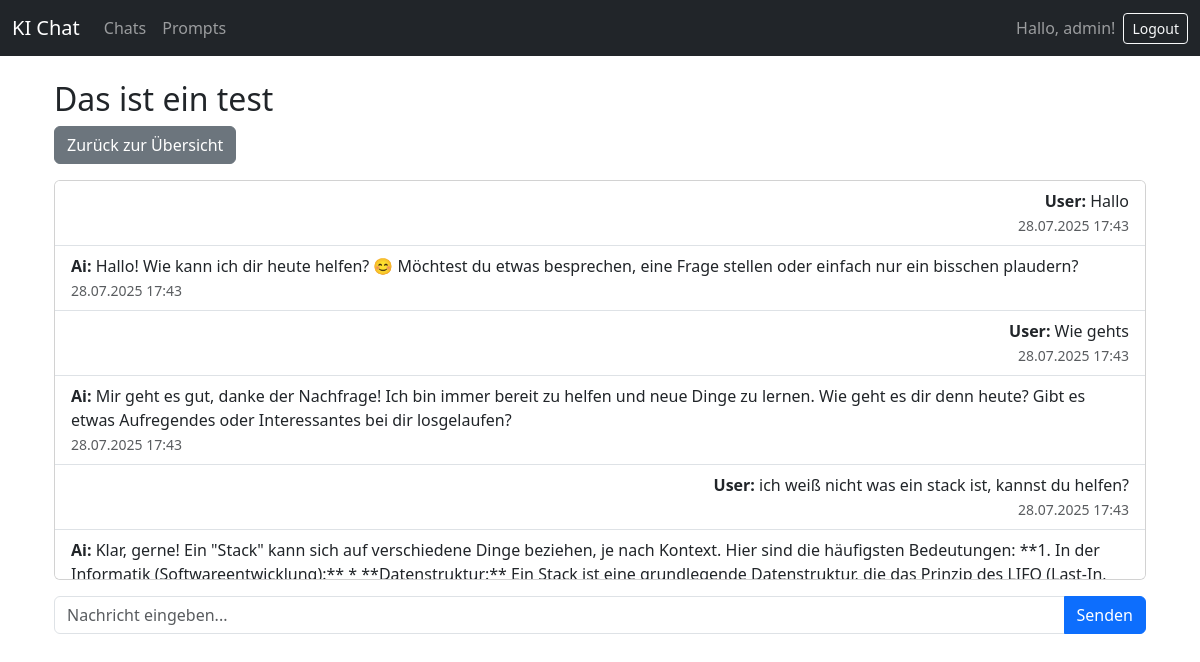
Page /chats/3/ (signed in) on the committed database.
### DjangoProject/models.py (models this page shows, shortened)
class Chat(models.Model):
    user = models.ForeignKey(User, on_delete=models.CASCADE, related_name='chats')
    title = models.CharField(max_length=200)
    created_at = models.DateTimeField(auto_now_add=True)

class Message(models.Model):
    chat = models.ForeignKey(Chat, on_delete=models.CASCADE, related_name='messages')
    sender = models.CharField(max_length=10, choices=[('user', 'User'), ('ai', 'AI')])
    text = models.TextField()
    timestamp = models.DateTimeField(auto_now_add=True)

### DjangoProject/views.py (the view, shortened to what this page needs)
# urls.py: path('chats/<int:chat_id>/', views.chat_detail, name='chat_detail'),
@login_required
def chat_detail(request, chat_id):
    chat = Chat.objects.get(id=chat_id, user=request.user)
    messages = chat.messages.order_by('timestamp')
    return render(request, 'chat_detail.html', {'chat': chat, 'messages': messages})

### templates/chat_detail.html (shortened to what this page needs)
{% extends 'index.html' %}
{% block content %}
<div class="container mt-4">
    <h2>{{ chat.title }}</h2>
    <div class="mb-3">
        <a href="{% url 'chat_list' %}" class="btn btn-secondary">Zurück zur Übersicht</a>
    </div>
    <div class="card mb-3" style="max-height: 400px; overflow-y: auto;">
        <ul class="list-group list-group-flush">
            {% for message in messages %}
            <li class="list-group-item {% if message.sender == 'user' %}text-end{% endif %}">
                <strong>{{ message.sender|title }}:</strong> {{ message.text }}
                <br><small class="text-muted">{{ message.timestamp|date:"d.m.Y H:i" }}</small>
            </li>
            {% endfor %}
        </ul>
    </div>
    <form method="post">
        <div class="input-group">
            <input type="text" name="text" class="form-control" placeholder="Nachricht eingeben..." required>
            <button class="btn btn-primary" type="submit">Senden</button>
        </div>
    </form>
</div>
{% endblock %}

### templates/index.html (shortened to what this page needs)
<!DOCTYPE html>
<html lang="de">
<head>
    <link href="https://cdn.jsdelivr.net/npm/bootstrap@5.3.0/dist/css/bootstrap.min.css" rel="stylesheet">
</head>
<body>
<nav class="navbar navbar-expand-lg navbar-dark bg-dark mb-4">
    <div class="container-fluid">
        <a class="navbar-brand" href="/">KI Chat</a>
        <div class="collapse navbar-collapse">
            <ul class="navbar-nav me-auto mb-2 mb-lg-0">
                <li class="nav-item"><a class="nav-link" href="/chats/">Chats</a></li>
                <li class="nav-item"><a class="nav-link" href="/prompts/">Prompts</a></li>
            </ul>
            {% if user.is_authenticated %}
                <span class="navbar-text me-2">Hallo, {{ user.username }}!</span>
                <form method="post" action="{% url 'logout' %}" style="display:inline;">
                    <button type="submit" class="btn btn-outline-light btn-sm">Logout</button>
                </form>
            {% else %}
                <a class="btn btn-outline-light btn-sm" href="/accounts/login/">Login</a>
            {% endif %}
        </div>
    </div>
</nav>
<div class="container">
    {% block content %}{% endblock %}
</div>
</body>
</html>

### rows in the picture
Chat: title "Das ist ein test"
Message: sender "User", text "Hallo", timestamp "28.07.2025 17:43"
Message: sender "Ai", text "Hallo! Wie kann ich dir heute helfen? 😊 Möchtest du etwas besprechen, eine Frage stellen oder einfach nur ein bisschen plaudern?", timestamp "28.07.2025 17:43"
Message: sender "User", text "Wie gehts", timestamp "28.07.2025 17:43"
Message: sender "Ai", text "Mir geht es gut, danke der Nachfrage! Ich bin immer bereit zu helfen und neue Dinge zu lernen. Wie geht es dir denn heute? Gibt es etwas Aufregendes oder Interessantes bei dir losgelaufen?", timestamp "28.07.2025 17:43"
Message: sender "User", text "ich weiß nicht was ein stack ist, kannst du helfen?", timestamp "28.07.2025 17:43"
Message: sender "Ai", text "Klar, gerne! Ein \"Stack\" kann sich auf verschiedene Dinge beziehen, je nach Kontext. Hier sind die häufigsten Bedeutungen: **1. In der Informatik (Softwareentwicklung):** * **Datenstruktur:** Ein Stack ist eine grundlegende Datenstruktur, die das Prinzip des LIFO (Last-In,…"

### other values in the picture
{{ user.username }} "admin"
